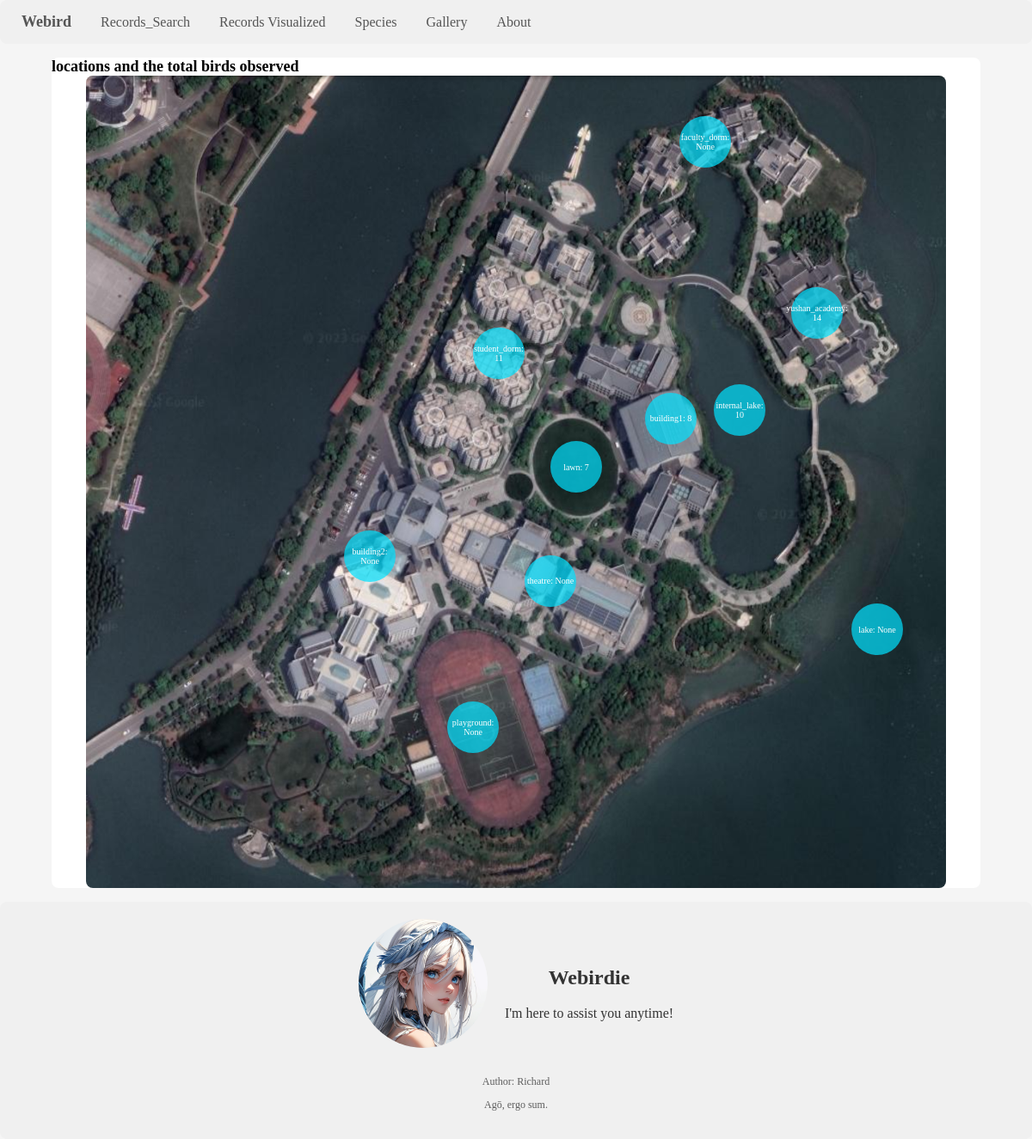
The page / on the database its author committed.
### webird/models.py (models this page shows, shortened)
class Location(models.Model):
    id = models.AutoField(primary_key=True)
    description = models.TextField(max_length=700, blank=True, null=True, verbose_name='description')
    img_src = models.TextField(max_length=60, blank=True, null=True)
    name = models.TextField(max_length=30, blank=False, null=True, verbose_name='name')
    pos_x = models.PositiveSmallIntegerField(blank=False, null=True)
    pos_y = models.PositiveSmallIntegerField(blank=False, null=True)
    display = models.BooleanField(null=False, default=True, blank=True)

### webird/views.py (the view)
# urls.py: path('', webird_views.index),
def index(request):  # the map is here首页
    locations = models.Location.objects.all()
    population = models.Records.objects.values('location').annotate(total_num=Sum('num'))
    context = {
        'locations': locations,
        'population': population,
        'user': request.user,
    }
    return render(request, 'index.html', context)

### webird/templatetags/custom_filters.py (called while the page is built)
@register.filter
def location_get_total_record_num(loc):
    return models.Location.objects.get(id=loc.id).records_set.aggregate(total=Sum('num'))['total']

### webird/templates/index.html (shortened to what this page needs)
{% extends 'common.html' %}
{% load static %}
{% load custom_filters %}
{% block links %}
    <link rel="stylesheet" type="text/css" href="{% static 'CSS/map_style.css' %}">
{% endblock %}
{% block content %}
    <div style="font-weight: bold; font-size: large;">locations and the total birds observed</div>
    <div class="container">
        <img id="image" alt="img" src={% static 'img/map.png' %} >
        <div id="markers">
            {% for location in locations %}
                {% if location.display %}
                <div id="{{ location.name }}" class="marker">
                    <a href="/location/{{ location.name }}/" target="_blank">{{ location.name }}: {{ location | location_get_total_record_num }}</a>
                </div>
                {% endif %}
            {% endfor %}
        </div>
    </div>
{% endblock %}

### webird/static/CSS/map_style.css (style rules this page uses)
#image { width: 100%; max-width: 1000px; display: block; }
.marker { position: absolute; width: 60px; height: 60px; background-color: rgba(0, 225, 255, 0.7); border-radius: 50%; display: flex; align-items: center; justify-content: center; cursor: pointer; }
.marker a { color: #ffffff; text-decoration: none; font-size: x-small; text-align: center; }

### rows shown on the page
Location: name "lawn", id "7"
Location: name "building1", id "8"
Location: name "internal_lake", id "10"
Location: name "yushan_academy", id "14"
Location: name "faculty_dorm", id "None"
Location: name "student_dorm", id "11"
Location: name "building2", id "None"
Location: name "playground", id "None"
Location: name "theatre", id "None"
Location: name "lake", id "None"
